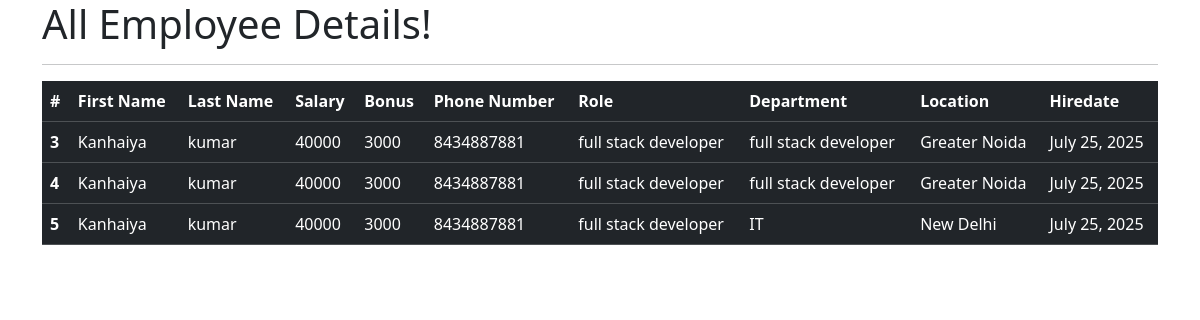
The page /all_emp on the database as committed earlier.
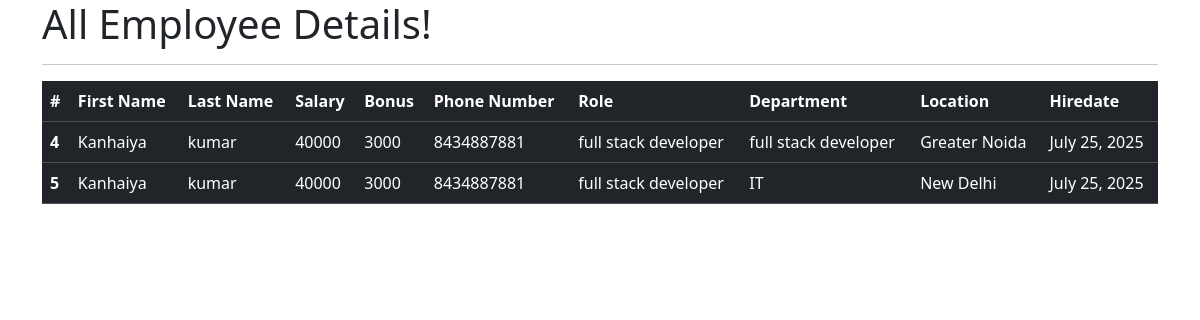
The same page on the database as committed later.
### emp_app/models.py (models this page shows, shortened)
class Employee(models.Model):
    first_name = models.CharField(max_length=100, null=False)
    last_name = models.CharField(max_length=100,)
    dept = models.ForeignKey(Department, on_delete=models.CASCADE)
    salary = models.IntegerField(default=0)
    bonus = models.IntegerField(default=0)
    role = models.ForeignKey(Role, on_delete=models.CASCADE)
    phone = models.IntegerField(default=0)
    hire_date = models.DateField()
    def __str__(self):
        return "%s %s %s" %(self.first_name, self.last_name, self.phone)

class Role(models.Model):
    name = models.CharField(max_length=100, null=False)

class Department(models.Model):
    name = models.CharField(max_length=100,null=False)
    location=models.CharField(max_length=100)

### emp_app/views.py (the view)
# urls.py: path('all_emp', views.all_emp, name='all_emp'),
def all_emp(request):
    emps = Employee.objects.all()
    context = {
        'emps' : emps
    }
    print(context)
    return render(request, 'view_all_emp.html', context)

### templates/view_all_emp.html (shortened to what this page needs)
<!DOCTYPE html>
<html lang="en">
<head>
</head>
<body>
<div class="container">
        <h1>All Employee Details!</h1>
         <link href="https://cdn.jsdelivr.net/npm/bootstrap@5.3.7/dist/css/bootstrap.min.css" rel="stylesheet">
    <hr>
    <table class="table table-dark">
  <thead>
    <tr>
      <th scope="col">#</th>
      <th scope="col">First Name</th>
      <th scope="col">Last Name</th>
      <th scope="col">Salary</th>
      <th scope="col">Bonus</th>
      <th scope="col">Phone Number</th>
      <th scope="col">Role</th>
      <th scope="col">Department</th>
      <th scope="col">Location</th>
      <th scope="col">Hiredate</th>
    </tr>
  </thead>
        {% for emp in emps %}
  <tbody>
    <tr>
      <th scope="row">{{emp.id}}</th>
      <td>{{emp.first_name}}</td>
      <td>{{emp.last_name}}</td>
      <td>{{emp.salary}}</td>
      <td>{{emp.bonus}}</td>
      <td>{{emp.phone}}</td>
      <td>{{emp.role.name}}</td>
      <td>{{emp.dept.name}}</td>
      <td>{{emp.dept.location}}</td>
      <td>{{emp.hire_date}}</td>
    </tr>
  </tbody>
        {% endfor %}
</table>
</div>
  </body>
</html>

Rows that differ between the two databases and show on the page:
removed Employee: id "3", first_name "Kanhaiya", last_name "kumar", salary "40000", bonus "3000", phone "8434887881", role.name "full stack developer", dept.name "full stack developer", dept.location "Greater Noida", hire_date "July 25, 2025"
